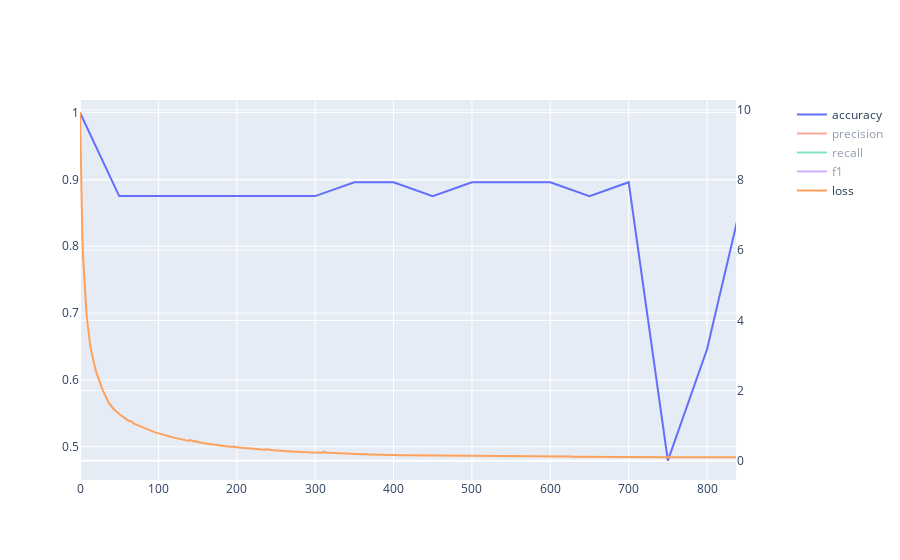

Here is the notebook cell this chart was saved with:
### Code cell
fig = make_subplots(specs=[[{"secondary_y": True}]])

for metric in eval_bn.columns[1:]:
    fig.add_trace(
        go.Scatter(x=eval_bn['epoch'], y=eval_bn[metric],
                   mode='lines',
                   name=metric),
        secondary_y=False
    )

fig.add_trace(
    go.Scatter(x=train_loss_bn['epoch'], y=train_loss_bn['loss'],
                mode='lines',
                name='loss'),
    secondary_y=True,
    
)
